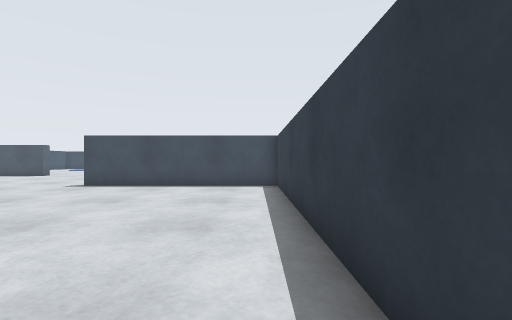
View 1 (above)

24 first-person views from a walk through a world built for the Webots simulator. The camera is 0.18 m above the floor, looks level and sees 85° across. The floor is counted in squares, 0.2 m on a side. Each view is taken from the middle of a square. On the plan, view 1 faces up. The plan holds only what a view shows up to about 11 squares ahead; the rest is blank. Robots are left out.

View 2
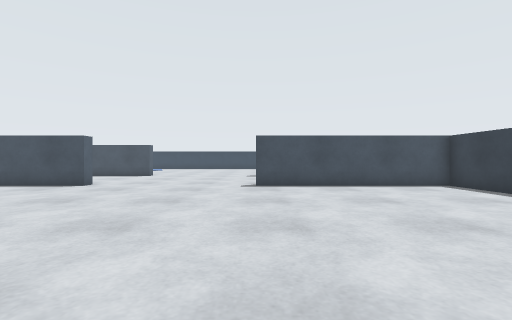

View 3
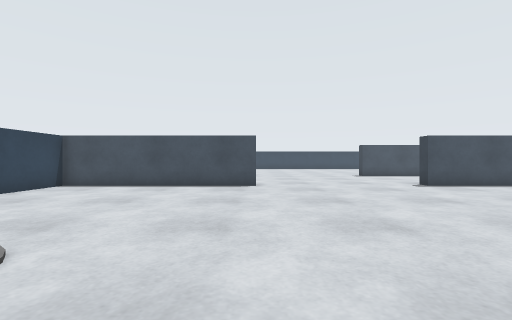

View 4
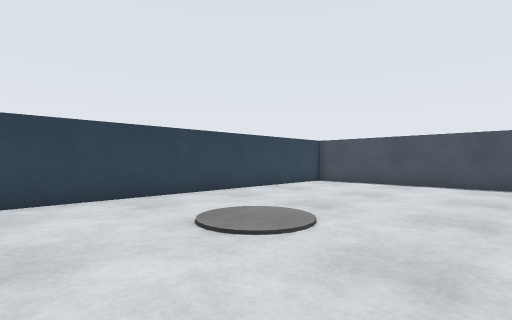

View 5
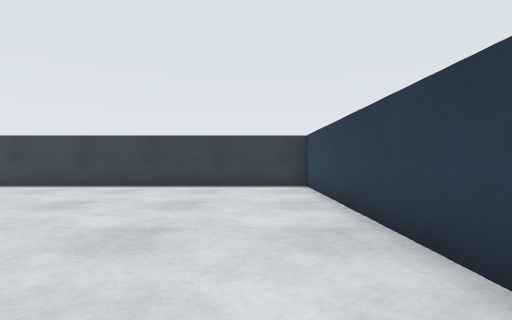

View 6
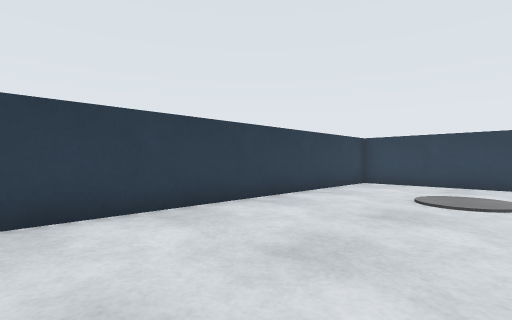

View 7
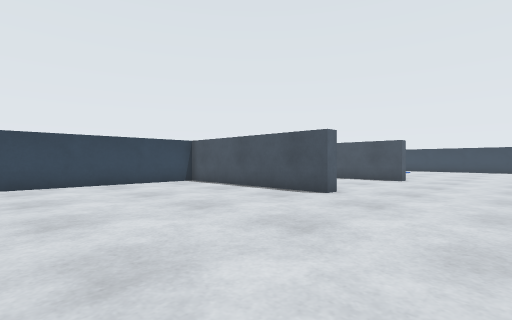

View 8
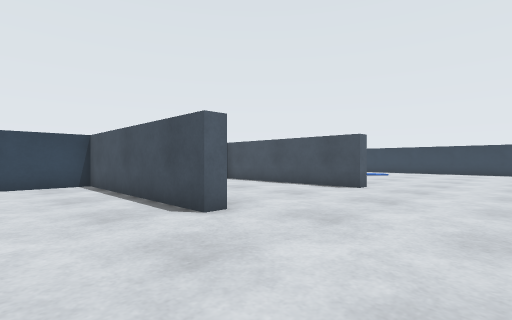

View 9
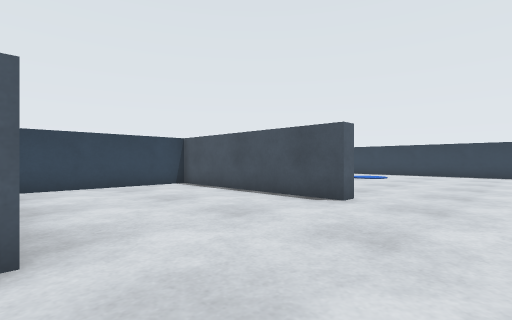

View 10
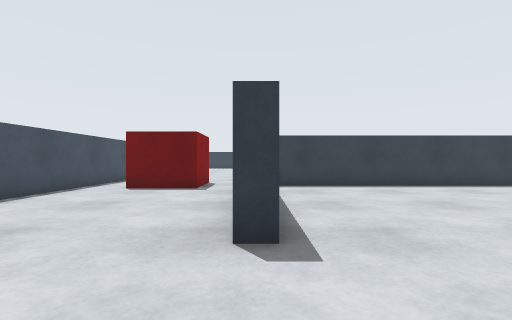

View 11
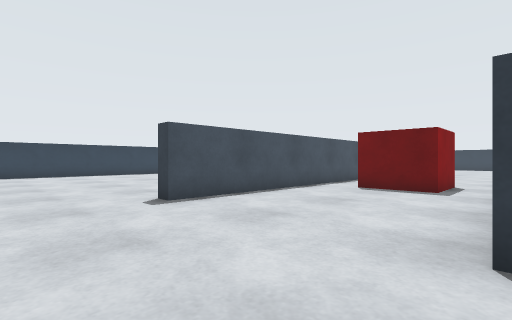

View 12
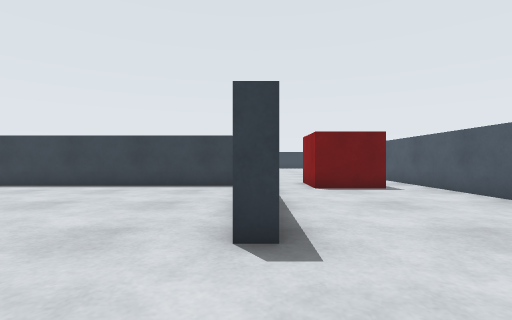

View 13
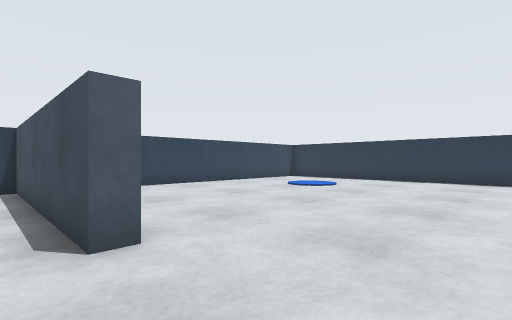

View 14
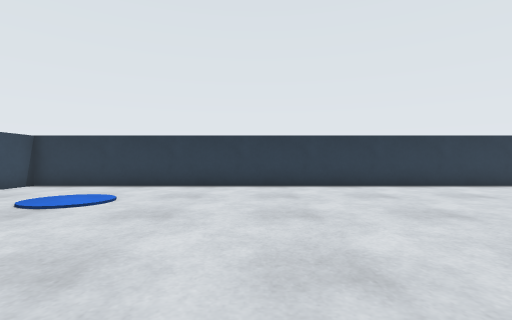

View 15
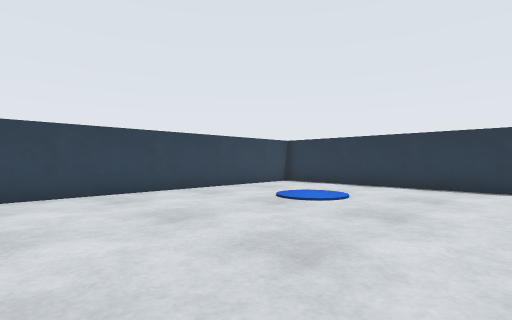

View 16
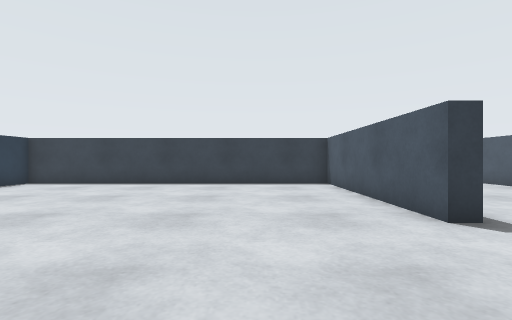

View 17
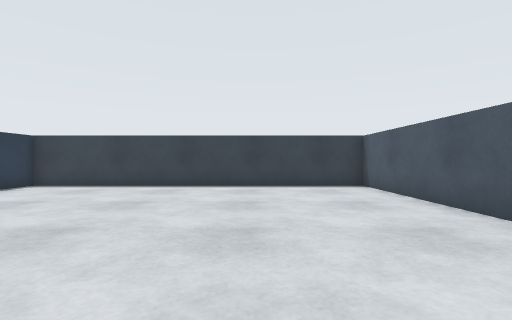

View 18
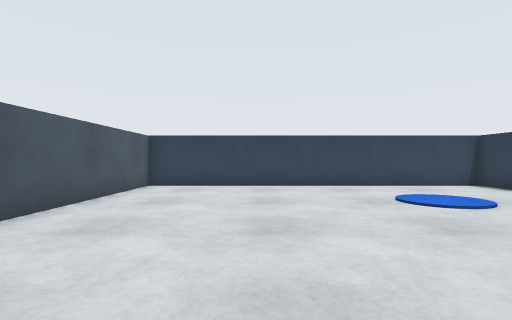

View 19
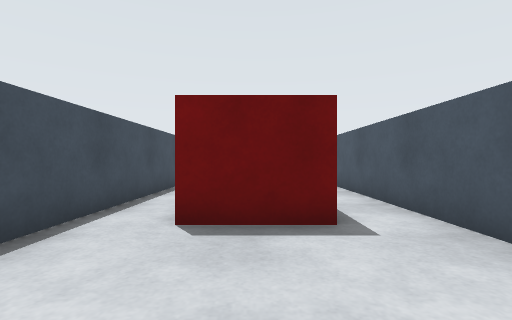

View 20
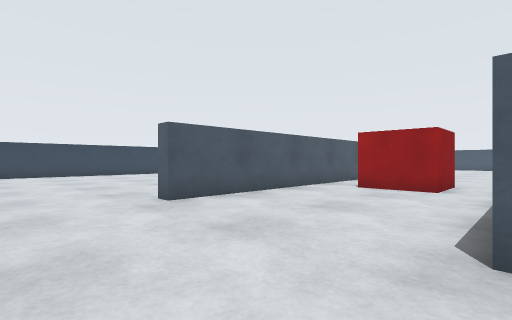

View 21
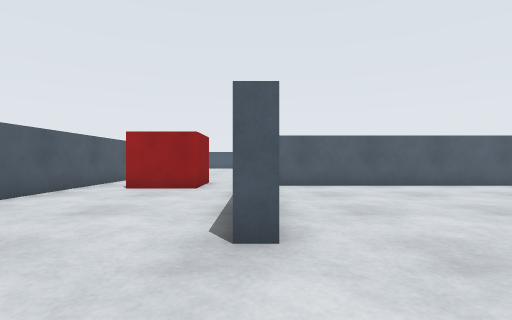

View 22
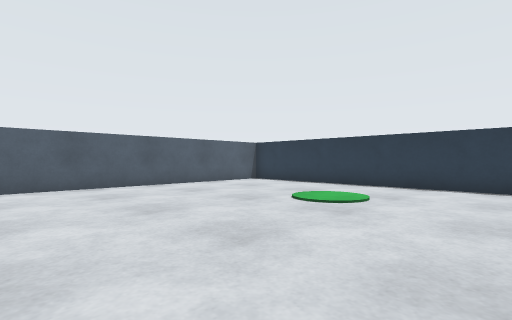

View 23
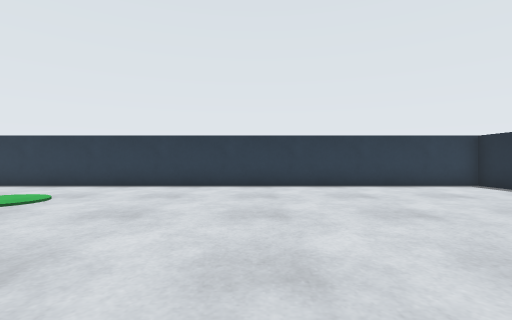

View 24
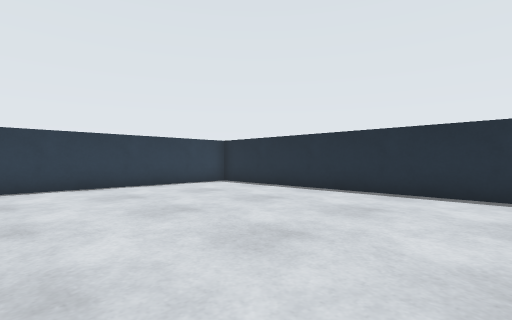

### Floor plan
Ten units are one square. View 1 is at (0, 0); x grows to the right and y downward. Boxes are objects, and circles mark ways between rooms. Rooms are numbered by the first view taken in them; rooms with no view inside come last. Other rooms are left out.
<svg viewBox="-192 -283 405 305">
<path fill="none" stroke="#000" d="M-120 -98 -187 -98 -187 17 8 17 8 -98 -60 -98M-28 -102 80 -102 80 -98M55 -157 -60 -157M-60 -98 -60 -102M-120 -157 -187 -157 -187 -108M-120 -102 -120 -98M-120 -162 -120 -157M-60 -157 -60 -162 8 -162 8 -278 -187 -278 -187 -162 -130 -162M80 -164 80 -158M13 -250 13 -168M208 -182 208 -278 40 -278"/>
<rect x="-5" y="-145" width="30" height="30" fill="#bbb"><title>red box</title></rect>
<circle cx="-95" cy="-100" r="3" fill="#2a7"/>
<circle cx="-95" cy="-160" r="3" fill="#2a7"/>
<circle cx="105" cy="-160" r="3" fill="#2a7"/>
<text x="-90" y="-40">1</text>
<text x="10" y="-130">2</text>
<text x="-90" y="-220">3</text>
<text x="110" y="-220">4</text>
</svg>
Room 1 opens to room 2. Room 2 opens to room 3. Room 2 opens to room 4.

Where each view was taken, in squares from view 1:
view 1: 0 up, 0 right, facing up
view 2: 0 up, 6 left, facing up
view 3: 0 up, 12 left, facing up
view 4: 1 down, 12 left, facing up-left
view 5: 0 up, 9 left, facing right
view 6: 3 up, 8 left, facing down-left
view 7: 3 up, 8 left, facing up-left
view 8: 7 up, 8 left, facing up-left
view 9: 10 up, 9 left, facing up-left
view 10: 10 up, 9 left, facing right
view 11: 10 up, 9 left, facing up-right
view 12: 16 up, 9 left, facing right
view 13: 15 up, 9 left, facing up-left
view 14: 18 up, 11 left, facing up
view 15: 18 up, 11 left, facing up-left
view 16: 19 up, 10 left, facing right
view 17: 20 up, 9 left, facing right
view 18: 20 up, 9 left, facing left
view 19: 13 up, 4 left, facing right
view 20: 16 up, 11 right, facing down-left
view 21: 16 up, 11 right, facing left
view 22: 18 up, 11 right, facing up-left
view 23: 18 up, 13 right, facing up
view 24: 18 up, 13 right, facing up-right
